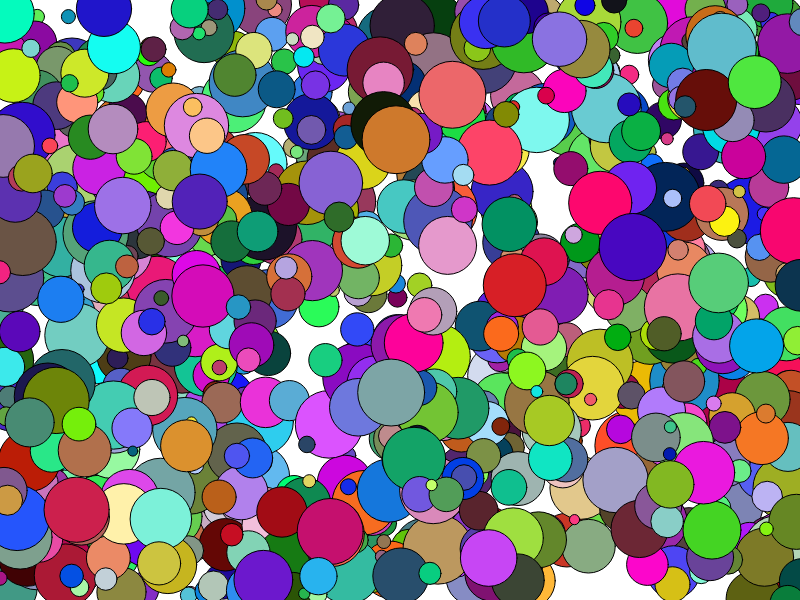
Frame 1 (no input)
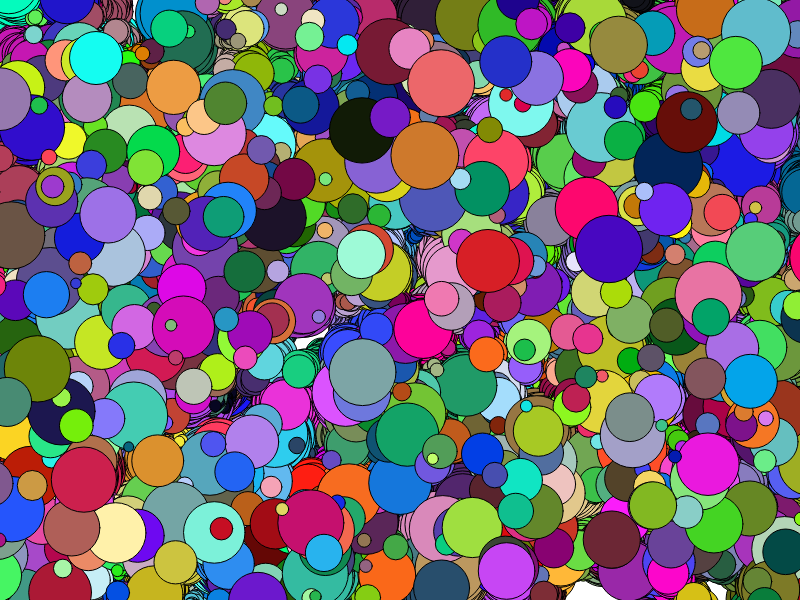
Frame 60 (no input)
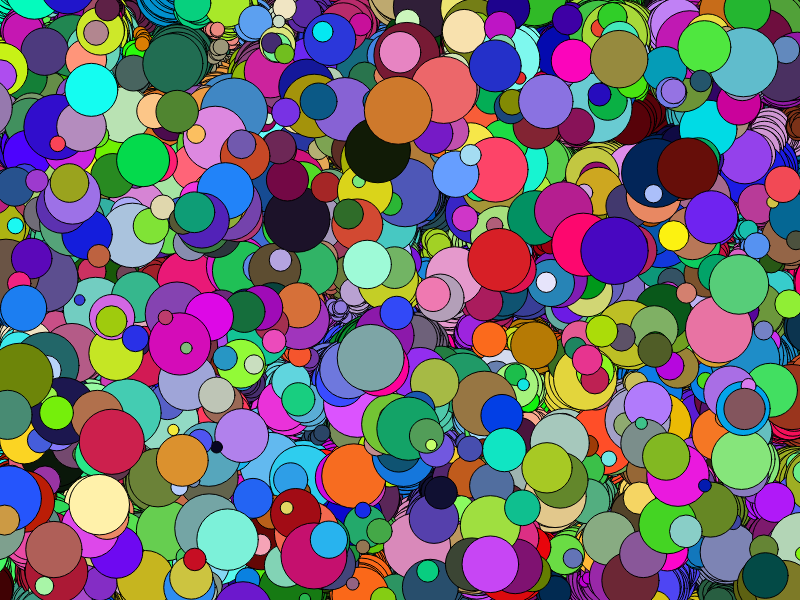
Frame 120 (the mouse pressed at the canvas centre since frame 60)

The p5.js sketch that drew these frames (run headless with seeded random() and noise() and a simulated clock; from frame 60 on, the mouse is pressed at the canvas centre):

// p5.js sketch
// ── sketch.js
// originally from http://rathercumbersome.com/p5/
var walkers = new Array(1000);

function setup() {
    createCanvas(screen.width, screen.height);
    for (var i = 0; i < walkers.length; i++) {
        walkers[i] = new Walker();
    }
    //noStroke();
}

function draw() {
    for (var i = 0; i < walkers.length; i++) {
        walkers[i].update();
        walkers[i].display();
    }
}

function Walker() {
    this.x = random(screen.width);
    this.y = random(screen.height);
    this.r = random(10, 70);
    this.c = color(random(255), random(255), random(255))

    this.update = function() {
        this.x += random(-5, 5);
        this.y += random(-5, 5);

    };
};

Walker.prototype.display = function() {
    fill(this.c, 200);
    ellipse(this.x, this.y, this.r, this.r);

};
